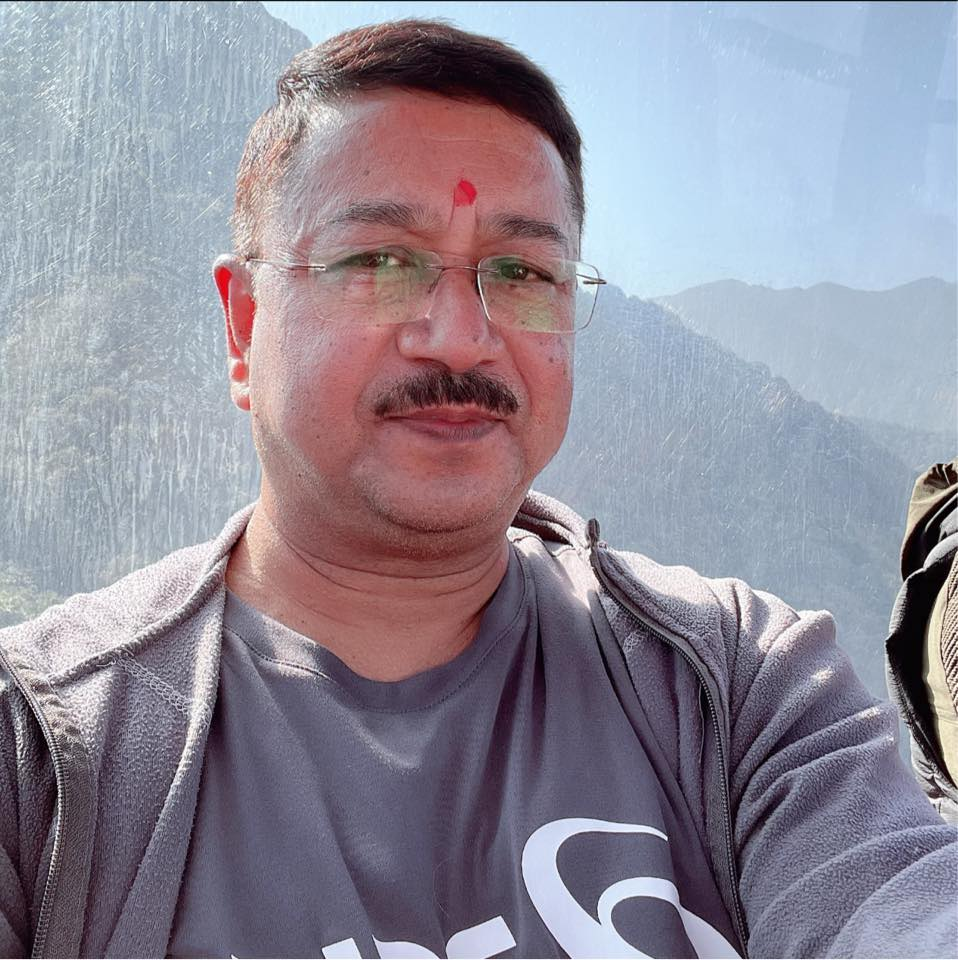
#> input picture 313350840_10226163105096811_7349756166271051407_n.jpg, 958 x 960 px
$ jupyter execute AI4_Harr_Cascade.ipynb
#> lines starting #> are read from the running program, lines starting #| are printed output that depends on the picture
[cell 1]
#importing libraries
import numpy as np
import matplotlib.pyplot as plt
import cv2

[cell 2]
# load in color image for face detection
image = cv2.imread('313350840_10226163105096811_7349756166271051407_n.jpg')
#> image is the input picture: shape (960, 958, 3); mean B, G, R 153.3, 139.9, 144.4

# convert to RBG
image = cv2.cvtColor(image, cv2.COLOR_BGR2RGB)

plt.figure(figsize=(20,10))
plt.imshow(image)

[cell 3]
# convert to grayscale
gray = cv2.cvtColor(image, cv2.COLOR_BGR2GRAY)
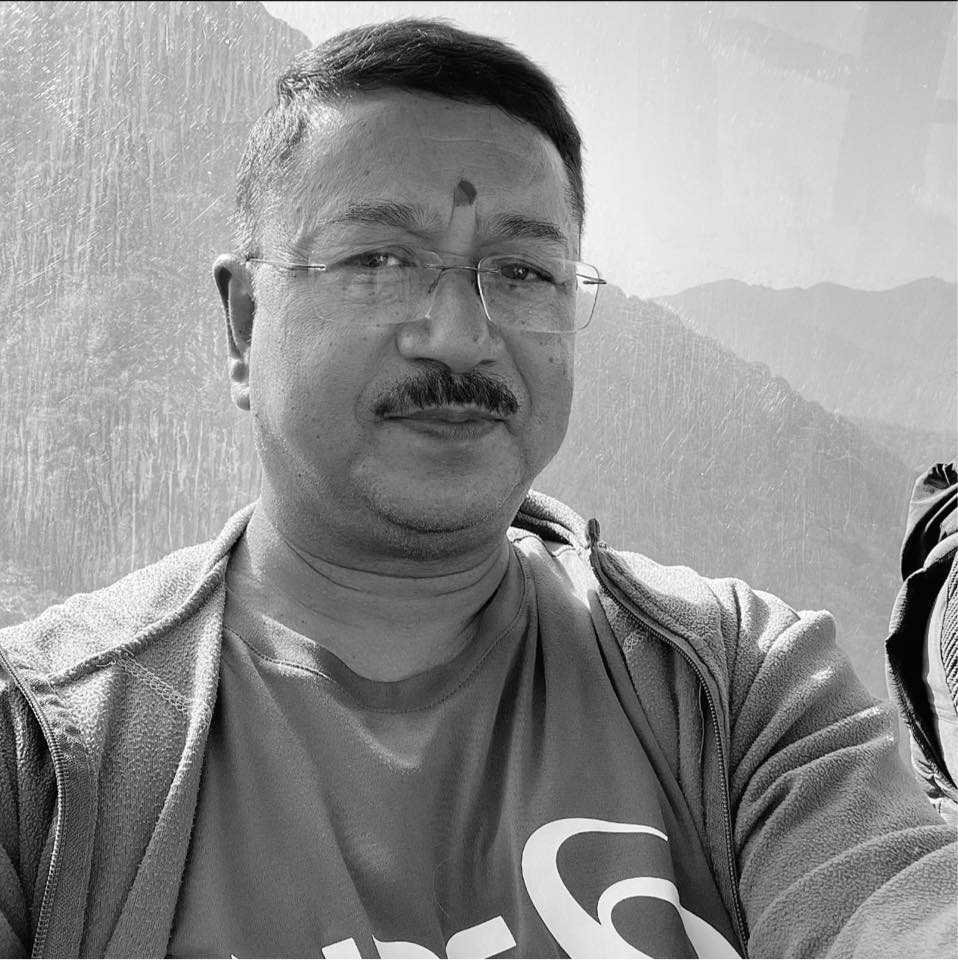
#> gray: shape (960, 958); min 0, max 255, mean 144.4

plt.figure(figsize=(20,10))
plt.imshow(gray, cmap='gray')

[cell 4]
# load in cascade classifier
face_cascade = cv2.CascadeClassifier('haarcascade_frontalface_default.xml')
eye_cascade = cv2.CascadeClassifier('haarcascade_eye.xml')

# run the detector on the grayscale image
faces = face_cascade.detectMultiScale(gray, 1.3, 5)
#> faces = [[255, 122, 385, 385]]
eyes = eye_cascade.detectMultiScale(gray, 1.1, 3)
#> eyes = [[500, 250, 44, 44], [325, 215, 96, 96], [449, 213, 112, 112]]
print(faces)
#| [[255 122 385 385]]
print(eyes)
#| [[500 250  44  44]
#|  [325 215  96  96]
#|  [449 213 112 112]]

[cell 5]
img_with_detections = np.copy(image)   # make a copy of the original image to plot rectangle detections ontop of

# loop over our detections and draw their corresponding boxes on top of our original image
for (x,y,w,h) in faces:
    # draw next detection as a red rectangle on top of the original image.
    # Note: the fourth element (255,0,0) determines the color of the rectangle,
    # and the final argument (here set to 5) determines the width of the drawn rectangle
    images = cv2.rectangle(img_with_detections,(x,y),(x+w,y+h),(255,0,0),5)

    for (x,y,w,h) in eyes[0:2]:
        imagess = cv2.rectangle(images,(x,y),(x+w,y+h),(0,255,0),3)
#> this loop made 1 pass
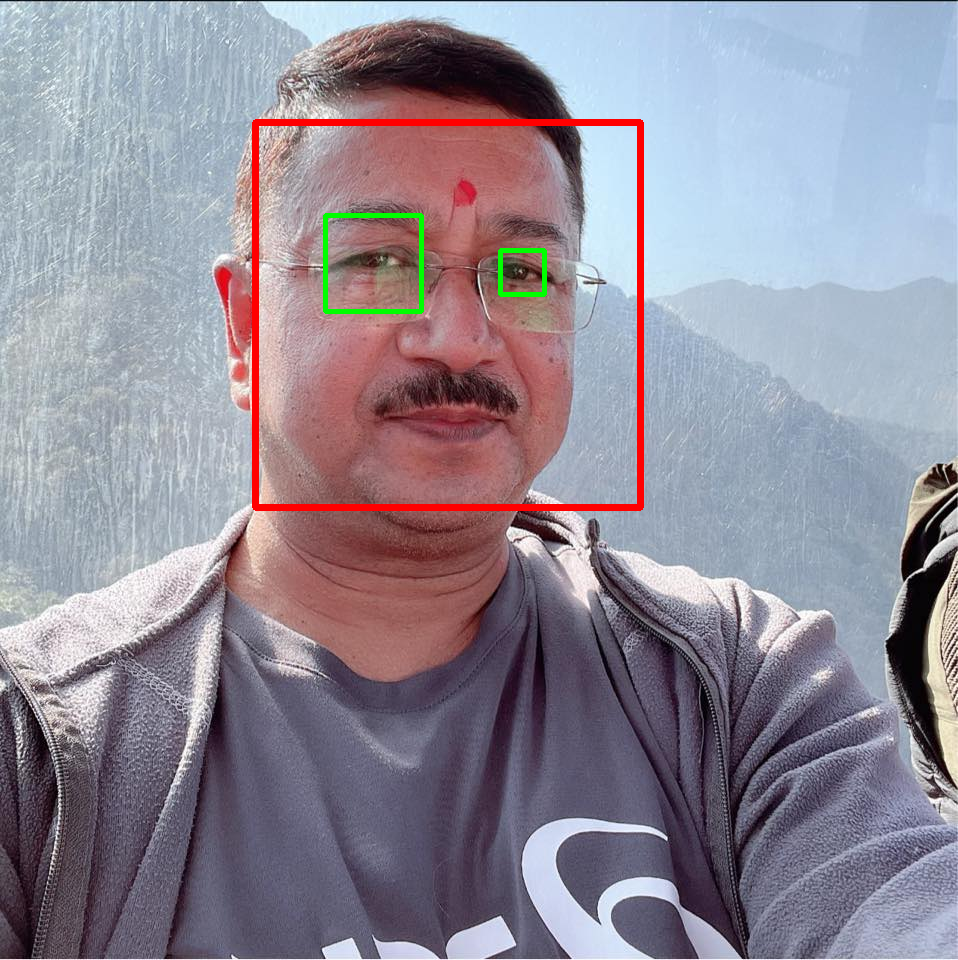
#> images: shape (960, 958, 3); mean R, G, B 144.8, 138.5, 151


plt.figure(figsize=(4,3))
plt.imshow(imagess)
